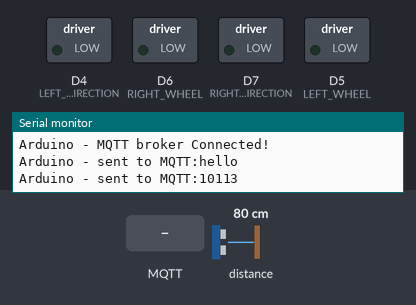
The sketch below on a simulated ESP8266 (NodeMCU). On the bench: switched loads named in the sketch (green lamp = pin HIGH), the last lines printed to the serial monitor. The test bench sets the inputs (shaded band); at power-on: distance to the obstacle 80 cm. The echo pulse lasts 58.3 µs per cm; WiFi joins after 1.5 s; servers stay silent unless stated; no MQTT or app messages arrive unless stated; pins used as bus, display or sensor lines are not drawn.

Above: at 11.3 s.
11.4 s: MQTT message "forward" arrives on the first subscribed topic
At 12.6 s:
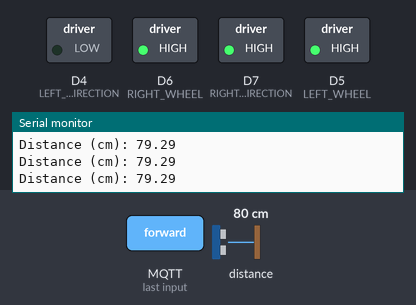
12.9 s: distance to the obstacle set to 7 cm
14.4 s: distance to the obstacle set to 4 cm
At 15.9 s:
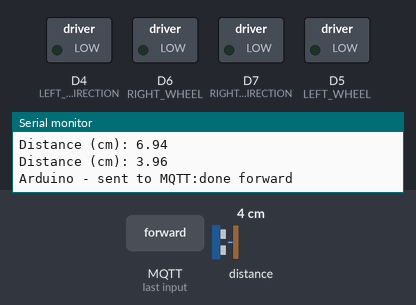
16.2 s: MQTT message "backward" arrives on the first subscribed topic
At 17.2 s:
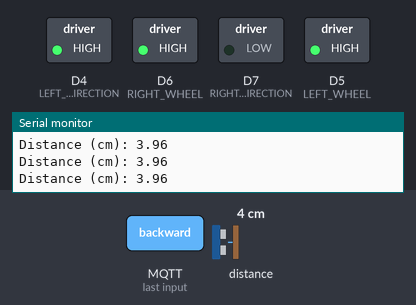
Timing chart, 0 to 18.7 s (numbered marks = the images above; inputs shaded):
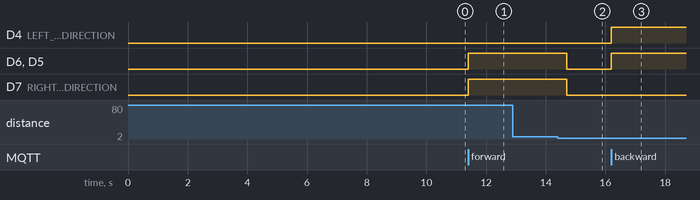

Measured:
- the behaviour switches between 6 and 5 cm on distance to the obstacle (found by bisection; images 1 and 2)
- after the input at 11.4 s, D6 (RIGHT_WHEEL), D7 (RIGHT_WHEEL_DIRECTION), D5 (LEFT_WHEEL): LOW → HIGH at once
- after the input at 14.4 s, D6 (RIGHT_WHEEL), D7 (RIGHT_WHEEL_DIRECTION), D5 (LEFT_WHEEL): HIGH → LOW after 0.30 s
- after the input at 16.2 s, D4 (LEFT_WHEEL_DIRECTION), D6 (RIGHT_WHEEL), D5 (LEFT_WHEEL): LOW → HIGH at once

The sketch:

esp.ino
```cpp
#include <ESP8266WiFi.h>
// #include <MQTTClient.h>
#include <MQTT.h>

#define LEFT_WHEEL D5
#define RIGHT_WHEEL D6
#define LEFT_WHEEL_DIRECTION D4
#define RIGHT_WHEEL_DIRECTION D7

#define TRIG_PIN D2
#define ECHO_PIN D3

#define SOUND_SPEED 0.034

// #define NO_DISTANCE_MODULE

const char WIFI_SSID[] = "MQTTT-1";
const char WIFI_PASSWORD[] = "11223344";

const char MQTT_BROKER_ADRRESS[] = "10.42.0.1";
const int MQTT_PORT = 1883;
const char MQTT_CLIENT_ID[] = "esp";
const char MQTT_USERNAME[] = "";
const char MQTT_PASSWORD[] = "";

const char PUBLISH_TOPIC[] = "esp";
const char SUBSCRIBE_TOPIC[] = "rasp";

const int PUBLISH_INTERVAL = 10000;

WiFiClient network;
MQTTClient mqtt = MQTTClient(256);

unsigned long lastPublishTime = 0;

int forward_stop_distance = 5;
int backward_stop_distance = 5;
int left_motor_speed = 255;
int right_motor_speed = 255;
int delay_after_distance = 200;

void setup() {
  Serial.begin(9600);

  pinMode(D4, OUTPUT);
  pinMode(D5, OUTPUT);
  pinMode(D6, OUTPUT);
  pinMode(D7, OUTPUT);
  pinMode(TRIG_PIN, OUTPUT);
  pinMode(ECHO_PIN, INPUT);

  int status = WL_IDLE_STATUS;
  while (status != WL_CONNECTED) {
    Serial.print("Arduino - Attempting to connect to SSID: ");
    Serial.println(WIFI_SSID);
    status = WiFi.begin(WIFI_SSID, WIFI_PASSWORD);
    Serial.println(status);
    delay(5000);
  }

  Serial.print("IP Address: ");
  Serial.println(WiFi.localIP());

  connectToRB();

  sendToRB("hello");
}

void loop() {
  mqtt.loop();

  if (millis() - lastPublishTime > PUBLISH_INTERVAL) {
    sendToRB(String(millis()));
    lastPublishTime = millis();
  }
}

void connectToRB() {
  mqtt.begin(MQTT_BROKER_ADRRESS, MQTT_PORT, network);

  mqtt.onMessage(messageHandler);

  Serial.print("Arduino - Connecting to MQTT broker");

  while (!mqtt.connect(MQTT_CLIENT_ID, MQTT_USERNAME, MQTT_PASSWORD)) {
    Serial.print(".");
    delay(100);
  }
  Serial.println();

  if (!mqtt.connected()) {
    Serial.println("Arduino - MQTT broker Timeout!");
    return;
  }

  if (mqtt.subscribe(SUBSCRIBE_TOPIC)){
    Serial.print("Arduino - Subscribed to the topic: ");
  } else {
    Serial.print("Arduino - Failed to subscribe to the topic: ");
  }

  Serial.println(SUBSCRIBE_TOPIC);
  Serial.println("Arduino - MQTT broker Connected!");
}

void sendToRB(const String &data) {
  mqtt.publish(PUBLISH_TOPIC, data);

  Serial.print("Arduino - sent to MQTT:");
  Serial.println(data);
}

void setConfig(String &payload) {
  // parse the payload and set the config
  switch (payload[6])
  {
  case 'F':
    forward_stop_distance = payload.substring(8).toFloat();
    break;
  case 'B':
    backward_stop_distance = payload.substring(8).toFloat();
    break;
  case 'L':
    left_motor_speed = payload.substring(8).toFloat();
    break;
  case 'R':
    right_motor_speed = payload.substring(8).toFloat();
    break;
  case 'D':
    delay_after_distance = payload.substring(8).toInt();
    break;
  }
  Serial.println("Arduino - set config: " +
    String(forward_stop_distance) + " " +
    String(backward_stop_distance) + " " +
    String(left_motor_speed) + " " +
    String(right_motor_speed) + " " +
    String(delay_after_distance));

  sendToRB("ok config");
}

void messageHandler(String &topic, String &payload) {
  if (payload.length() >= 6 && payload.substring(0, 6) == "config"){
    setConfig(payload);
  }

  else if (payload == "forward"){
    moveForward();
  }

  else if (payload == "backward"){
    moveBackward();
  }
}

void moveForward(){
  sendToRB("ok forward");  // why just don't use json?

  analogWrite(LEFT_WHEEL, left_motor_speed);
  analogWrite(RIGHT_WHEEL, right_motor_speed);
  digitalWrite(LEFT_WHEEL_DIRECTION, LOW);
  digitalWrite(RIGHT_WHEEL_DIRECTION, HIGH);

  while (!enoughDistance(forward_stop_distance)){
    delay(100);
  }

  delay(delay_after_distance);

  digitalWrite(LEFT_WHEEL, LOW);
  digitalWrite(RIGHT_WHEEL, LOW);
  digitalWrite(LEFT_WHEEL_DIRECTION, LOW);
  digitalWrite(RIGHT_WHEEL_DIRECTION, LOW);

  sendToRB("done forward");  // why just don't use json?
}

bool enoughDistance(int &dist){
#ifdef NO_DISTANCE_MODULE
  delay(2000);
  return true;
#else
  return getDistance() <= dist;
#endif
}

float getDistance(){
  digitalWrite(TRIG_PIN, LOW);
  delayMicroseconds(2);

  digitalWrite(TRIG_PIN, HIGH);
  delayMicroseconds(10);
  digitalWrite(TRIG_PIN, LOW);

  long duration = pulseIn(ECHO_PIN, HIGH);
  float distanceCm = duration * SOUND_SPEED / 2.0;

  Serial.print("Distance (cm): ");
  Serial.println(distanceCm);
  return distanceCm;
}

void moveBackward(){
  sendToRB("ok backward");  // why just don't use json?

  analogWrite(LEFT_WHEEL, left_motor_speed);
  analogWrite(RIGHT_WHEEL, right_motor_speed);
  digitalWrite(LEFT_WHEEL_DIRECTION, HIGH);
  digitalWrite(RIGHT_WHEEL_DIRECTION, LOW);

  delay(delay_after_distance);

  while (enoughDistance(backward_stop_distance)){
    delay(100);
  }

  digitalWrite(LEFT_WHEEL, LOW);
  digitalWrite(RIGHT_WHEEL, LOW);
  digitalWrite(LEFT_WHEEL_DIRECTION, LOW);
  digitalWrite(RIGHT_WHEEL_DIRECTION, LOW);

  sendToRB("done backward");  // why just don't use json?
}
```
